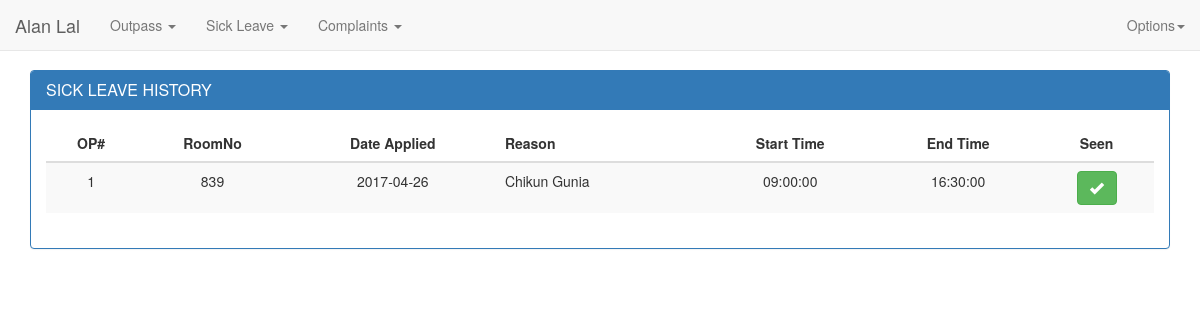
/inmate_leave_history.php (signed in), run on the app's committed database.
### tables this page shows
CREATE TABLE `sick_leave_details` (
  `leave_no` int(4) NOT NULL,
  `admno` int(4) NOT NULL,
  `roomno` int(3) NOT NULL,
  `date_applied` date NOT NULL,
  `reason` mediumtext NOT NULL,
  `start_time` time NOT NULL,
  `end_time` time NOT NULL,
  `seen` int(11) DEFAULT NULL
);

### inmate_session.php (called while the page is built, shortened)
<?php
   include_once('common_connection.php');
   $user_check = $_SESSION['login_user'];
   $sql = "select * from inmate_details where username = '$user_check' ";
   $result = $connection->query($sql);
	$inmate_details = $result->fetch_array(MYSQLI_ASSOC);
?>

### inmate_leave_history.php (the view, shortened to what this page needs)
<?php
include_once('common_connection.php');
include_once('inmate_session.php');
$l_hist_fetch_sql_stmt = "select * from sick_leave_details where admno = '".$inmate_details['admno']."' order by seen desc" ;
$l_hist_sql = $connection->query($l_hist_fetch_sql_stmt);
$l_hist_details = $l_hist_sql->fetch_all(MYSQLI_ASSOC);
foreach ($l_hist_details as $arrayob => $novalue)
	unset($l_hist_details[$arrayob]['admno']);
function printresult($arraylist){
	foreach ($arraylist as $arrayob => $novalue) {
		echo "<tr>";
		echo "<td>".$arraylist[$arrayob]['leave_no']."</td>";
		echo "<td>".$arraylist[$arrayob]['roomno']."</td>";
		echo "<td>".$arraylist[$arrayob]['date_applied']."</td>";
		echo "<td id = 'alignleft'>".$arraylist[$arrayob]['reason']."</td>";
		echo "<td>".$arraylist[$arrayob]['start_time']."</td>";
		echo "<td>".$arraylist[$arrayob]['end_time']."</td>";
		if ($arraylist[$arrayob]['seen'])
			echo '<td><button class="btn btn-success"><span class="glyphicon glyphicon-ok"></span></button></td>' ;
		else
			echo '<td><button class="btn btn-success"><span class="glyphicon glyphicon-remove"></span></button></td>' ;
		echo "</tr>";
	}
}
?>
<!DOCTYPE html>
<html lang="en">
<body>
	<div class="container">
		<div class="panel panel-primary">
			<div class="panel-heading">
				<h3 class="panel-title ">SICK LEAVE HISTORY</h3>
			</div>
			<div class="panel-body">
				<table class="table table-striped" id="leavehistorytable">
					<thead>
						<tr>
							<th>OP#</th>
							<th>RoomNo</th>
							<th>Date Applied</th>
							<th id = 'alignleft'>Reason</th>
							<th>Start Time</th>
							<th>End Time</th>
							<th>Seen</th>
						</tr>
					</thead>
					<tbody>
						<?php printresult($l_hist_details);; ?>
					</tbody>
				</table>
			</div>
		</div>
	</div>
</body>

### styles/custom2.css (style rules this page uses)
body { padding-top: 70px; }
@media (min-width: 1200px) { .container { max-width: 1300px; } }

### data on the page
sick_leave_details: leave_no "1", roomno "839", date_applied "2017-04-26", reason "Chikun Gunia", start_time "09:00:00", end_time "16:30:00", seen 1 (drawn)
